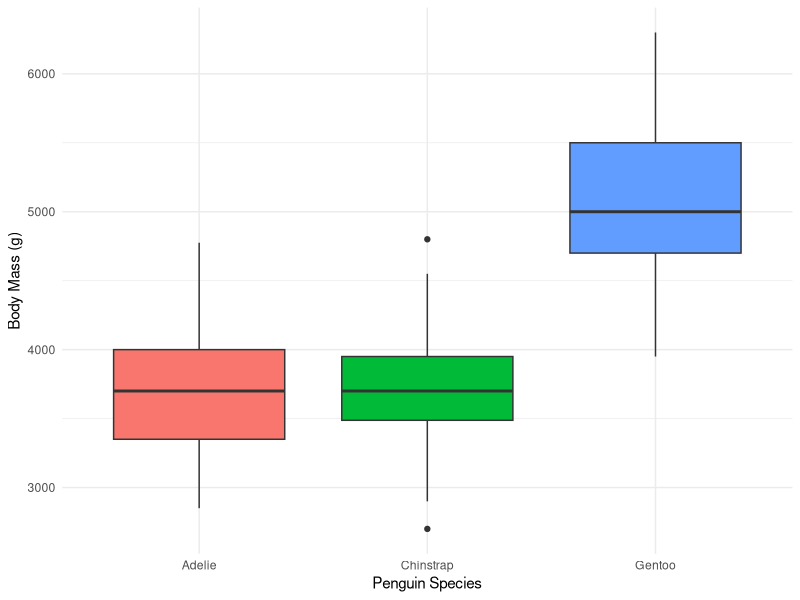

Generate this figure with R:
## ---- chunk 1
#| label: setup-inspect-data
#| message: false
#| warning: false

library(tidyverse)
library(palmerpenguins)
dim(penguins)
colSums(is.na(penguins))
## ---- chunk 2
#| label: cleaning-data-(dropping NAs in column body_mass_g)

penguins_clean <-
    penguins |>
    drop_na(body_mass_g)
## ---- chunk 3
#| label: Analyzing-body_mass-by-species

penguins_summary <-
    penguins_clean |>
    group_by(species) |>
    summarise(
        n = n(),
        mean_mass_g = mean(body_mass_g),
        median_mass_g = median(body_mass_g),
        sd_mass_g = sd(body_mass_g),
        .groups = "drop"
    )

knitr::kable(
    penguins_summary,
    digits = 1,
    caption = "Body mass summary by penguin species(grams)."
)
## ---- chunk 4
#| label: Visualizing-species-with-their-body-mass-figures
#| fig-cap: "Body mass of penguins by species"

ggplot(penguins_clean, aes(x = species, y = body_mass_g, fill = species)) + geom_boxplot()+ 
    labs(
        x = 'Penguin Species',
        y = 'Body Mass (g)'
    ) +
    theme_minimal() +
    theme(legend.position = "none")
